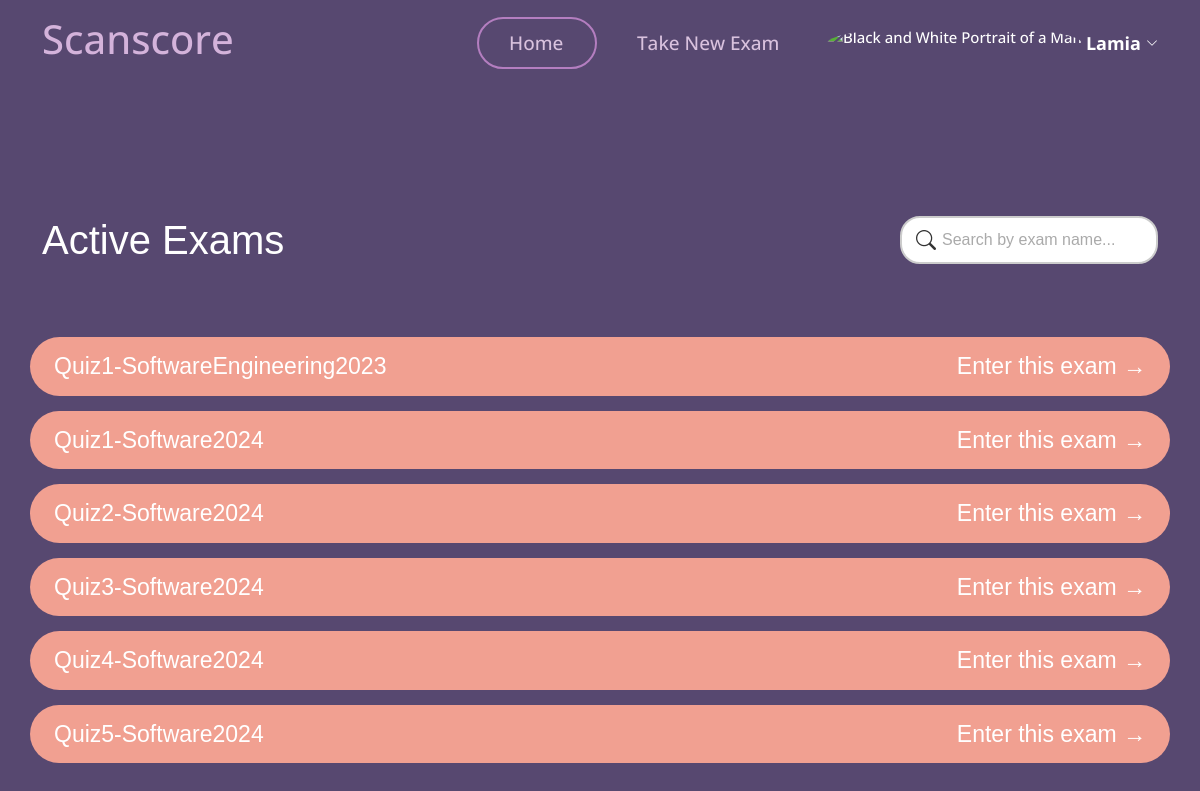
Before: /student/take_exam/ (signed in) with the older database file.
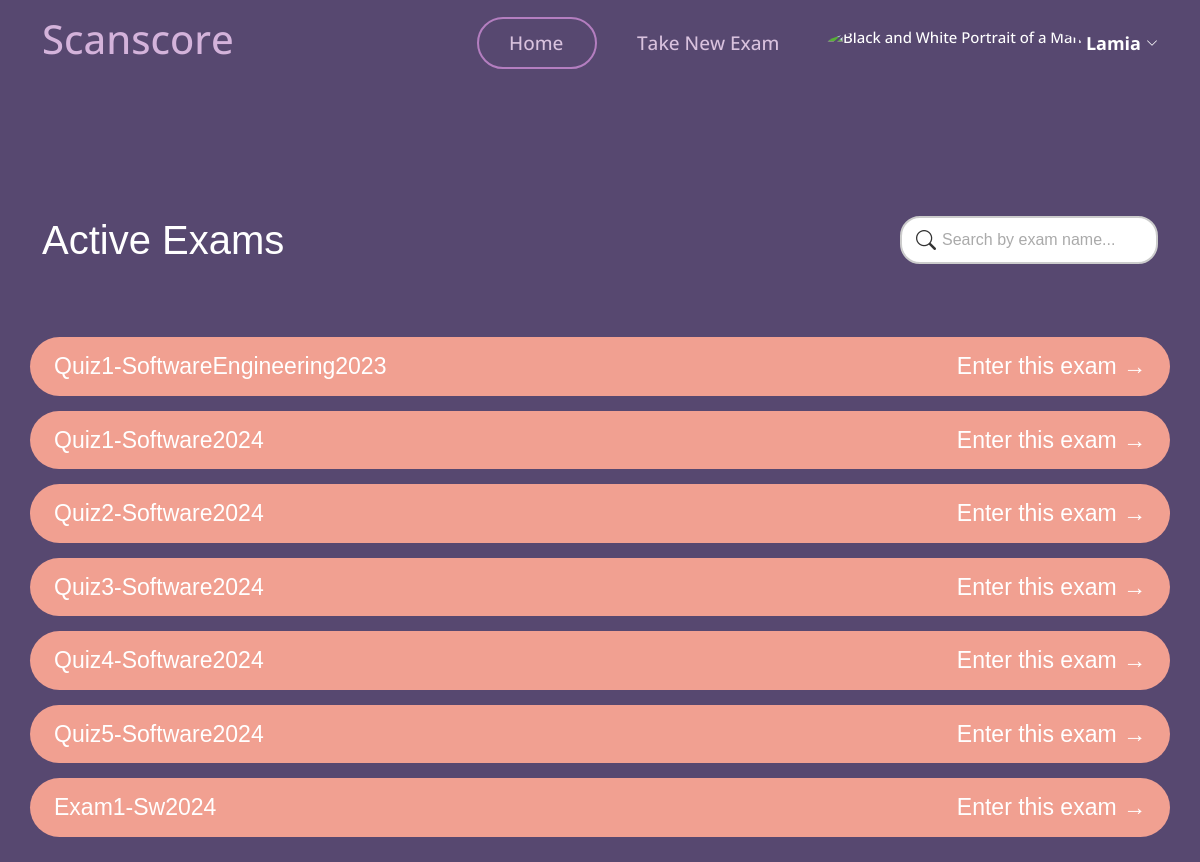
After: the same page with the newer database file.
### myapp/models.py (models this page shows)
class Exam(models.Model):
    name = models.CharField(max_length=100)
    teacher = models.ForeignKey(User, on_delete=models.CASCADE)
    question= models.TextField(max_length=10000)
    model_answer = models.TextField(max_length=10000)
    keywordsList = models.TextField(max_length=10000,null=True,blank=True)
    is_active = models.BooleanField(default=False)
    time_created = models.DateTimeField(auto_now_add=True)
    time_updated = models.DateTimeField(auto_now=True)
    ocr_graded = models.BooleanField(default=False)

### myapp/views.py (the view)
# urls.py: path('student/take_exam/', views.take_exam, name='take_exam'),
@login_required
def take_exam(request):
    search_query = request.GET.get('search', '')  # Get the search term from the URL
    submitted_exams = ExamSubmission.objects.filter(student=request.user).values_list('exam', flat=True) #Exams that the student has submitted
    if search_query:
        exams = Exam.objects.filter(is_active=True, name__icontains=search_query).exclude(pk__in=submitted_exams)
    else:
        exams = Exam.objects.filter(is_active=True).exclude(pk__in=submitted_exams)
    return render(request, 'myapp/student/take_exam.html', {'exams': exams})

### templates/myapp/student/take_exam.html (shortened to what this page needs)
{% load static %}
<!DOCTYPE html>
<html lang="en">
<head>
    <link href="https://cdn.jsdelivr.net/npm/bootstrap-icons/font/bootstrap-icons.css" rel="stylesheet">
    <link href="{% static 'vendor/aos/aos.css' %}" rel="stylesheet">
    <link href="{% static 'vendor/bootstrap/css/bootstrap.min.css' %}" rel="stylesheet">
    <link href="{% static 'vendor/bootstrap-icons/bootstrap-icons.css' %}" rel="stylesheet">
    <link href="{% static 'vendor/boxicons/css/boxicons.min.css' %}" rel="stylesheet">
    <link href="{% static 'vendor/glightbox/css/glightbox.min.css' %}" rel="stylesheet">
    <link href="{% static 'vendor/remixicon/remixicon.css' %}" rel="stylesheet">
    <link href="{% static 'vendor/swiper/swiper-bundle.min.css' %}" rel="stylesheet">
    <link href="{% static 'css/style.css' %}" rel="stylesheet">
</head>
<body>
    <header id="header">
        <div class="container align-items-center justify-content-between">
            <h1 class="me-auto"><a href="{% url 'student_dashboard' %}" style="color: #d4b3db;" id="scan">Scanscore</a>
            </h1>
            <nav id="navbar" class="navbar order-last order-lg-0">
                <ul>
                    <li><a class="nav-link scrollto Active" href="{% url 'student_dashboard' %}" id="home">Home</a>
                    </li>
                    <li><a class="nav-link scrollto" href="{% url 'take_exam' %}" id="makenew">Take New Exam</a></li>
                    <li class="dropdown">
                        <a href="#">
                            <img src="{% static 'img/unknown_user.jpg' %}" class="rounded-circle" height="35"
                                alt="Black and White Portrait of a Man" loading="lazy" id="img_pro" />
                            <strong class="d-none d-sm-block ms-1" id="username">{{ user.first_name }}</strong><i
                                class="bi bi-chevron-down" id="arrow_pro"></i>
                        </a>
                    </li>
                </ul>
            </nav>
        </div>
    </header>
    <section style="text-align: left;font-family: Arial, Helvetica, sans-serif; background: transparent;">
        {% block content %}
        <div class="container" data-aos="fade-up">
            <div class="row" style=" border-radius: 20px; margin-bottom: 15px;">
                <div class=" col-md-6" style="text-align: left;">
                    <h1
                        style="font-family: 'Trebuchet MS', 'Lucida Sans Unicode', 'Lucida Grande', 'Lucida Sans', Arial, sans-serif;color: white;">
                        Active Exams</h1>
                </div>
                <div class=" col-md-6" style="padding-left: 300px;">
                    <form class="search-form" method="get" action="{% url 'take_exam' %}">
                        <input type="text" name="search" class="search-input" placeholder="Search by exam name...">
                        <button type="submit" class="search-button" title="Search">
                            <i class="bi bi-search"></i>
                        </button>
                    </form>
                </div>
            </div>
            <div class="exam-list">
                {% for exam in exams %}
                <div class="exam-item row" id="exam-list">
                    <div class="exam-title col-md-6" style="text-align: left;color: white;">{{exam.name }}</div>
                    <div class="arrow col-md-6" style="cursor: pointer; text-align: right;">
                        <a href="{% url 'enter_exam' exam.id %}" id="ntr" style="">Enter this exam →</a>
                    </div>
                </div>
                {% empty %}
                <h2 style="padding-left: 15px; text-align: center; color: white;">No active exams available.</h2>
                {% endfor %}
            </div>
        </div>
        {% endblock %}
    </section>
</body>
</html>

Changed rows visible on the page:
added Exam: name "Exam1-Sw2024"
